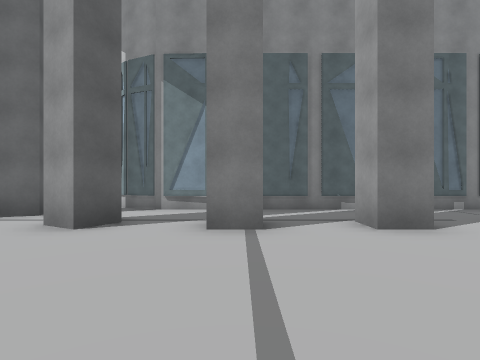
[1] (above)

17 first-person views from a walk through a scene from a Unity 3-D project. The camera is 1.5 m above the floor, looks level and sees 80° across. The floor is counted in squares, 2 m on a side. Each view is taken from the middle of a square. On the plan, view 1 faces up. The plan holds only what a view shows up to about 10 squares ahead; the rest is blank. The place goes on beyond the plan. The player is left out. Some animated figures are not drawn. Some surface patterns are stand-ins.

[2]
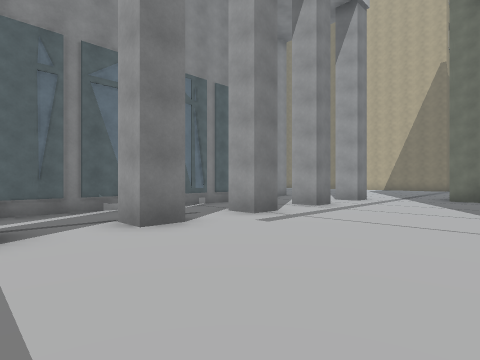

[3]
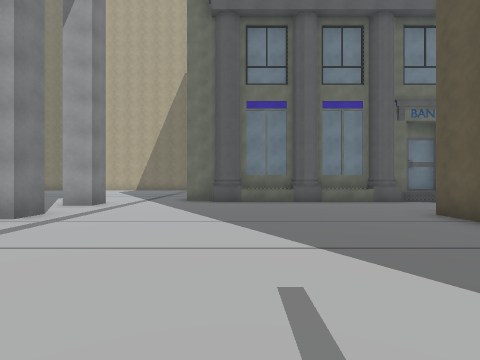

[4]
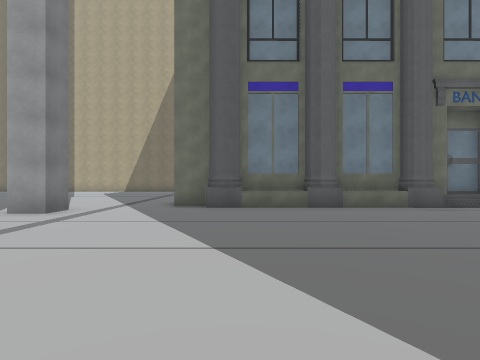

[5]
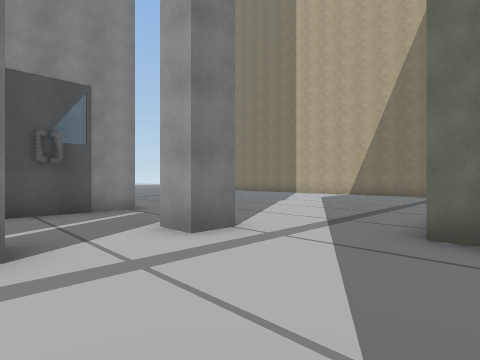

[6]
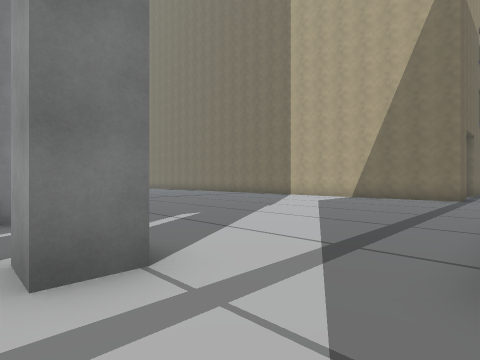

[7]
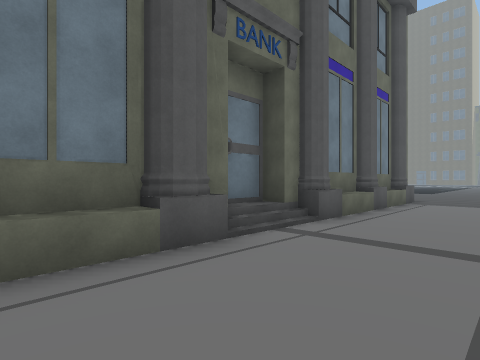

[8]
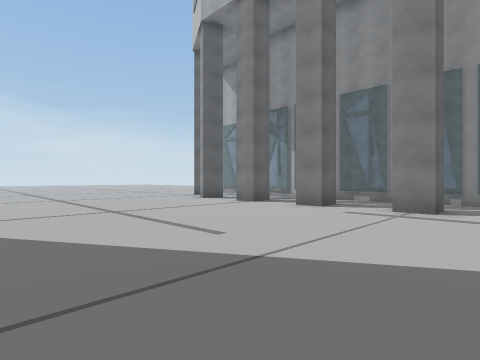

[9]
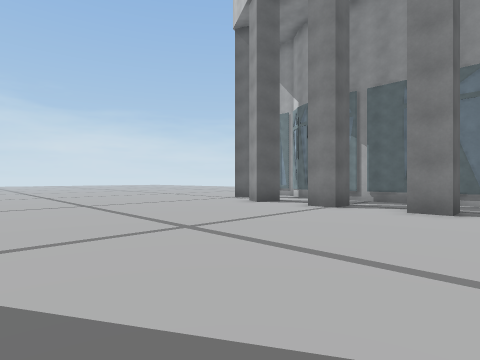

[10]
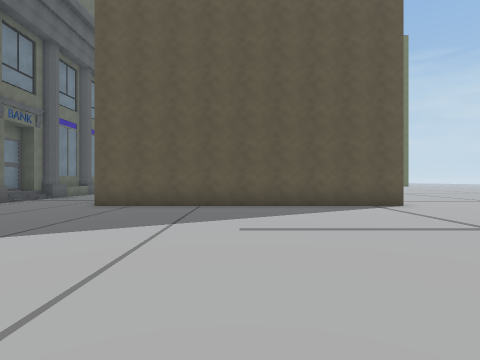

[11]
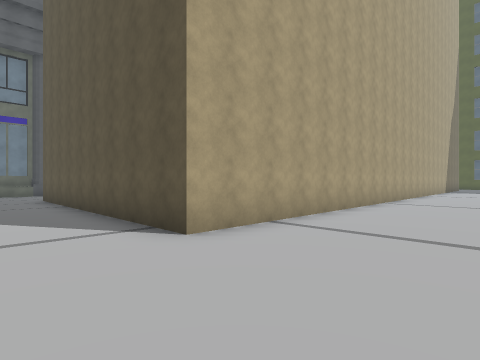

[12]
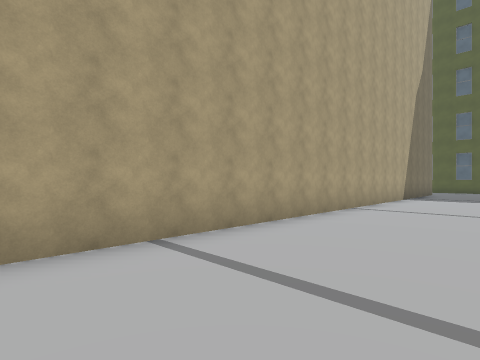

[13]
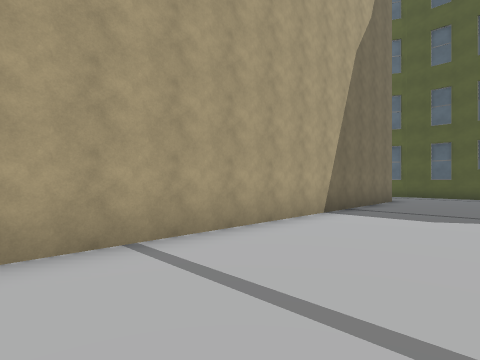

[14]
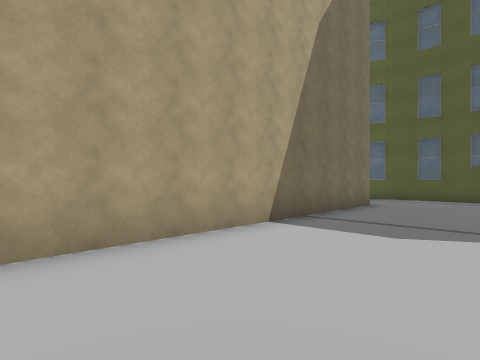

[15]
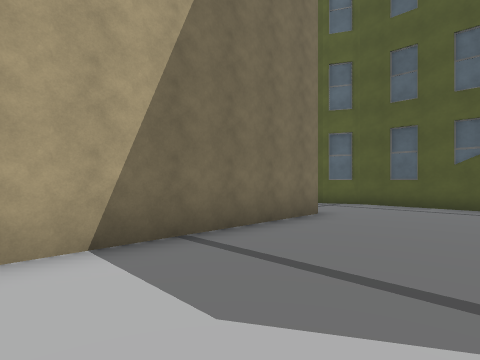

[16]
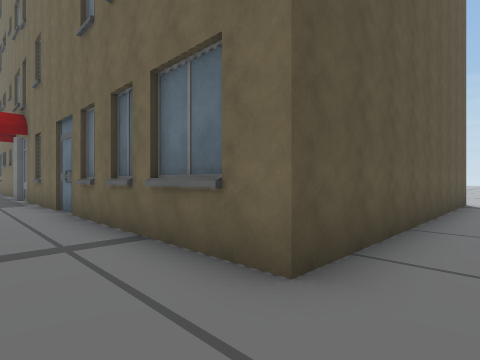

[17]
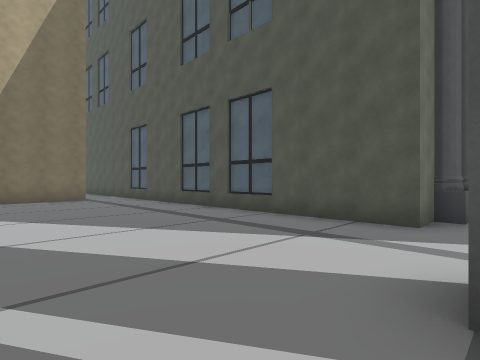

### Floor plan
Points are (right, up) in squares from view 1. A wall is a line through its corners. A room is listed if a view was taken in it or the views show most of it. See-through windows are left out.
Room 1 (views 1, 2, 3, 4, 5, 6, 7, 8, 9, 10, 11, 12, 13, 14, 15, 16, 17)
walls: (11.7, -5.5) (11.7, 0.9) (12.2, 0.9) (12.2, 1.9) (20.1, 1.9); (12.2, -1.9) (12.2, 0); (12.2, -4.5) (12.2, -2.8); (12.2, -6) (12.2, -5.5); (8.4, 4.3) (7.5, 4.3) (7.5, 5.3); (5.6, 5.1) (5.6, 4.3) (4.8, 4.3) (4.8, 5.3); (11.2, 4.3) (10.4, 4.3) (10.4, 5.3); (12.2, -10.5) (12.2, -9); (0.4, 5.3) (0.4, 4.3) (-0.5, 4.3); (6.7, 7.2) (-2.1, 7.2) (-3.1, 7.7); (-2.1, 5.1) (-2.5, 4.3) (-3.3, 4.8); (12.2, -13.2) (12.2, -12); (11.4, 8.1) (8.6, 8.1); (11.7, -14.3) (11.7, -7.8) (12.2, -7.8) (12.2, -7.3) (12.7, -7.3) (12.7, -6.2); (22.3, 3.5) (22.3, 6); (-0.7, -26.8) (-0.7, -4.2) (8.2, -4.2) (8.2, -15.4); (-3.2, -29.9) (-1.5, -29.9)
ways out: opening at (-0.7, -28)

Positions as (right, up) in squares from view 1, and headings:
1: (0, 0), facing up
2: (0, 0), facing up-right
3: (2, 0), facing right
4: (4, 0), facing right
5: (8, 1), facing up-right
6: (10, 2), facing up-right
7: (9, -3), facing down-right
8: (7, -3), facing up-left
9: (4, -3), facing up-left
10: (4, 4), facing down
11: (-4, -2), facing down-right
12: (-4, -10), facing down-right
13: (-4, -16), facing down-right
14: (-4, -18), facing down-right
15: (-4, -21), facing down-right
16: (10, -3), facing down-left
17: (11, 7), facing down-right
